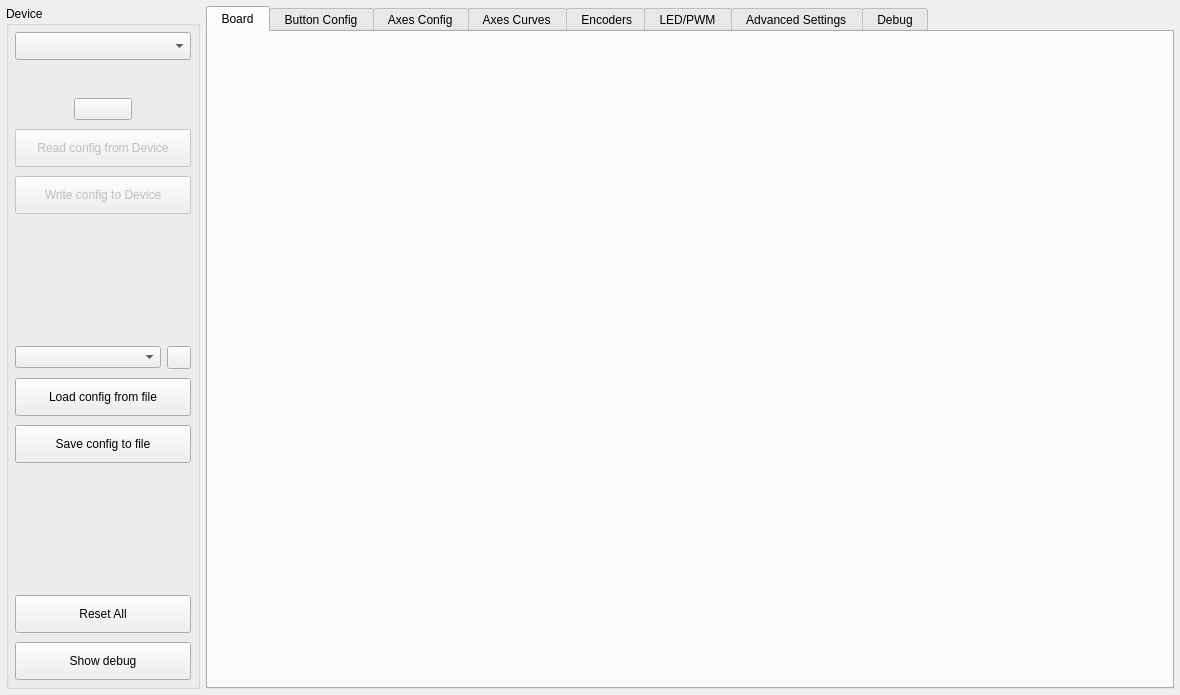
<?xml version="1.0" encoding="UTF-8"?>
<ui version="4.0">
 <class>MainWindow</class>
 <widget class="QMainWindow" name="MainWindow">
  <property name="geometry">
   <rect>
    <x>0</x>
    <y>0</y>
    <width>1180</width>
    <height>695</height>
   </rect>
  </property>
  <property name="minimumSize">
   <size>
    <width>900</width>
    <height>515</height>
   </size>
  </property>
  <property name="windowTitle">
   <string notr="true">FreeJoy QtConfigurator</string>
  </property>
  <widget class="QWidget" name="centralwidget">
   <layout class="QGridLayout" name="layoutG_MainLayout" rowstretch="10,1" columnstretch="1,5">
    <property name="leftMargin">
     <number>6</number>
    </property>
    <property name="topMargin">
     <number>6</number>
    </property>
    <property name="rightMargin">
     <number>6</number>
    </property>
    <property name="bottomMargin">
     <number>6</number>
    </property>
    <item row="1" column="0" colspan="2">
     <layout class="QVBoxLayout" name="layoutV_DebugWindow">
      <property name="spacing">
       <number>0</number>
      </property>
     </layout>
    </item>
    <item row="0" column="1">
     <widget class="QTabWidget" name="tabWidget">
      <property name="baseSize">
       <size>
        <width>0</width>
        <height>0</height>
       </size>
      </property>
      <property name="currentIndex">
       <number>0</number>
      </property>
      <widget class="QWidget" name="tab_PinConfig">
       <attribute name="title">
        <string> Board </string>
       </attribute>
       <layout class="QVBoxLayout" name="layoutV_tabPinConfig">
        <property name="leftMargin">
         <number>0</number>
        </property>
        <property name="topMargin">
         <number>6</number>
        </property>
        <property name="rightMargin">
         <number>0</number>
        </property>
        <property name="bottomMargin">
         <number>0</number>
        </property>
       </layout>
      </widget>
      <widget class="QWidget" name="tab_ButtonConfig">
       <attribute name="title">
        <string> Button Config </string>
       </attribute>
       <layout class="QVBoxLayout" name="layoutV_tabButtonConfig">
        <property name="leftMargin">
         <number>0</number>
        </property>
        <property name="topMargin">
         <number>6</number>
        </property>
        <property name="rightMargin">
         <number>0</number>
        </property>
        <property name="bottomMargin">
         <number>0</number>
        </property>
       </layout>
      </widget>
      <widget class="QWidget" name="tab_AxesConfig">
       <attribute name="title">
        <string> Axes Config </string>
       </attribute>
       <layout class="QVBoxLayout" name="layoutV_tabAxesConfig">
        <property name="spacing">
         <number>0</number>
        </property>
        <property name="leftMargin">
         <number>0</number>
        </property>
        <property name="topMargin">
         <number>6</number>
        </property>
        <property name="rightMargin">
         <number>0</number>
        </property>
        <property name="bottomMargin">
         <number>0</number>
        </property>
       </layout>
      </widget>
      <widget class="QWidget" name="tab_AxesCurves">
       <attribute name="title">
        <string> Axes Curves </string>
       </attribute>
       <layout class="QVBoxLayout" name="layoutV_tabAxesCurvesConfig">
        <property name="spacing">
         <number>0</number>
        </property>
        <property name="leftMargin">
         <number>0</number>
        </property>
        <property name="topMargin">
         <number>6</number>
        </property>
        <property name="rightMargin">
         <number>0</number>
        </property>
        <property name="bottomMargin">
         <number>0</number>
        </property>
       </layout>
      </widget>
      <widget class="QWidget" name="tab_Encoders">
       <attribute name="title">
        <string> Encoders</string>
       </attribute>
       <layout class="QVBoxLayout" name="layoutV_tabEncodersConfig">
        <property name="spacing">
         <number>0</number>
        </property>
        <property name="leftMargin">
         <number>0</number>
        </property>
        <property name="topMargin">
         <number>6</number>
        </property>
        <property name="rightMargin">
         <number>0</number>
        </property>
        <property name="bottomMargin">
         <number>0</number>
        </property>
       </layout>
      </widget>
      <widget class="QWidget" name="tab_LED">
       <attribute name="title">
        <string> LED/PWM </string>
       </attribute>
       <layout class="QVBoxLayout" name="layoutV_tabLedConfig">
        <property name="spacing">
         <number>0</number>
        </property>
        <property name="leftMargin">
         <number>0</number>
        </property>
        <property name="topMargin">
         <number>6</number>
        </property>
        <property name="rightMargin">
         <number>0</number>
        </property>
        <property name="bottomMargin">
         <number>0</number>
        </property>
       </layout>
      </widget>
      <widget class="QWidget" name="tab_AdvancedSettings">
       <attribute name="title">
        <string> Advanced Settings </string>
       </attribute>
       <layout class="QVBoxLayout" name="layoutV_tabAdvSettings">
        <property name="spacing">
         <number>0</number>
        </property>
        <property name="leftMargin">
         <number>0</number>
        </property>
        <property name="topMargin">
         <number>6</number>
        </property>
        <property name="rightMargin">
         <number>0</number>
        </property>
        <property name="bottomMargin">
         <number>0</number>
        </property>
       </layout>
      </widget>
      <widget class="QWidget" name="tab_Debug">
       <attribute name="title">
        <string> Debug </string>
       </attribute>
       <widget class="QPushButton" name="pushButton_TestButton">
        <property name="geometry">
         <rect>
          <x>10</x>
          <y>10</y>
          <width>71</width>
          <height>31</height>
         </rect>
        </property>
        <property name="text">
         <string notr="true">1</string>
        </property>
       </widget>
       <widget class="QPushButton" name="pushButton_TestButton_2">
        <property name="geometry">
         <rect>
          <x>10</x>
          <y>50</y>
          <width>71</width>
          <height>31</height>
         </rect>
        </property>
        <property name="text">
         <string>2</string>
        </property>
       </widget>
      </widget>
     </widget>
    </item>
    <item row="0" column="0">
     <widget class="QGroupBox" name="groupBox_4">
      <property name="minimumSize">
       <size>
        <width>0</width>
        <height>0</height>
       </size>
      </property>
      <property name="title">
       <string>Device</string>
      </property>
      <layout class="QGridLayout" name="gridLayout_7" rowstretch="0,0,0,0,0,1,0,0,0,0,1,0,0,0" columnstretch="0">
       <property name="leftMargin">
        <number>6</number>
       </property>
       <property name="topMargin">
        <number>6</number>
       </property>
       <property name="rightMargin">
        <number>6</number>
       </property>
       <property name="bottomMargin">
        <number>6</number>
       </property>
       <property name="horizontalSpacing">
        <number>6</number>
       </property>
       <property name="verticalSpacing">
        <number>9</number>
       </property>
       <item row="4" column="0">
        <widget class="QPushButton" name="pushButton_WriteConfig">
         <property name="enabled">
          <bool>false</bool>
         </property>
         <property name="sizePolicy">
          <sizepolicy hsizetype="Minimum" vsizetype="Expanding">
           <horstretch>0</horstretch>
           <verstretch>0</verstretch>
          </sizepolicy>
         </property>
         <property name="minimumSize">
          <size>
           <width>165</width>
           <height>37</height>
          </size>
         </property>
         <property name="styleSheet">
          <string notr="true">height: 30px;</string>
         </property>
         <property name="text">
          <string>Write config to Device</string>
         </property>
        </widget>
       </item>
       <item row="12" column="0">
        <widget class="QPushButton" name="pushButton_ResetAllPins">
         <property name="sizePolicy">
          <sizepolicy hsizetype="Minimum" vsizetype="Expanding">
           <horstretch>0</horstretch>
           <verstretch>0</verstretch>
          </sizepolicy>
         </property>
         <property name="minimumSize">
          <size>
           <width>165</width>
           <height>37</height>
          </size>
         </property>
         <property name="styleSheet">
          <string notr="true">height: 30px;</string>
         </property>
         <property name="text">
          <string>Reset All</string>
         </property>
         <property name="checked">
          <bool>false</bool>
         </property>
        </widget>
       </item>
       <item row="7" column="0">
        <widget class="QPushButton" name="pushButton_LoadFromFile">
         <property name="sizePolicy">
          <sizepolicy hsizetype="Minimum" vsizetype="Expanding">
           <horstretch>0</horstretch>
           <verstretch>0</verstretch>
          </sizepolicy>
         </property>
         <property name="minimumSize">
          <size>
           <width>165</width>
           <height>37</height>
          </size>
         </property>
         <property name="styleSheet">
          <string notr="true">height: 30px;</string>
         </property>
         <property name="text">
          <string>Load config from file</string>
         </property>
        </widget>
       </item>
       <item row="3" column="0">
        <widget class="QPushButton" name="pushButton_ReadConfig">
         <property name="enabled">
          <bool>false</bool>
         </property>
         <property name="sizePolicy">
          <sizepolicy hsizetype="Minimum" vsizetype="Expanding">
           <horstretch>0</horstretch>
           <verstretch>0</verstretch>
          </sizepolicy>
         </property>
         <property name="minimumSize">
          <size>
           <width>165</width>
           <height>37</height>
          </size>
         </property>
         <property name="styleSheet">
          <string notr="true">height: 30px;</string>
         </property>
         <property name="text">
          <string>Read config from Device</string>
         </property>
        </widget>
       </item>
       <item row="9" column="0">
        <widget class="QPushButton" name="pushButton_SaveToFile">
         <property name="sizePolicy">
          <sizepolicy hsizetype="Minimum" vsizetype="Expanding">
           <horstretch>0</horstretch>
           <verstretch>0</verstretch>
          </sizepolicy>
         </property>
         <property name="minimumSize">
          <size>
           <width>165</width>
           <height>37</height>
          </size>
         </property>
         <property name="styleSheet">
          <string notr="true">height: 30px;</string>
         </property>
         <property name="text">
          <string>Save config to file</string>
         </property>
        </widget>
       </item>
       <item row="5" column="0">
        <spacer name="verticalSpacer">
         <property name="orientation">
          <enum>Qt::Vertical</enum>
         </property>
         <property name="sizeHint" stdset="0">
          <size>
           <width>20</width>
           <height>40</height>
          </size>
         </property>
        </spacer>
       </item>
       <item row="2" column="0">
        <layout class="QHBoxLayout" name="horizontalLayout_3" stretch="1,1,1">
         <property name="spacing">
          <number>0</number>
         </property>
         <property name="rightMargin">
          <number>0</number>
         </property>
         <item>
          <spacer name="horizontalSpacer_9">
           <property name="orientation">
            <enum>Qt::Horizontal</enum>
           </property>
           <property name="sizeType">
            <enum>QSizePolicy::Preferred</enum>
           </property>
           <property name="sizeHint" stdset="0">
            <size>
             <width>40</width>
             <height>20</height>
            </size>
           </property>
          </spacer>
         </item>
         <item>
          <widget class="QPushButton" name="pushButton_Wiki">
           <property name="toolTip">
            <string>Documentation</string>
           </property>
           <property name="cursor">
            <cursorShape>PointingHandCursor</cursorShape>
           </property>
           <property name="styleSheet">
            <string notr="true"/>
           </property>
           <property name="text">
            <string/>
           </property>
           <property name="icon">
            <iconset resource="resources.qrc">
             <normaloff>:/Images/ST_wiki.png</normaloff>:/Images/ST_wiki.png</iconset>
           </property>
           <property name="iconSize">
            <size>
             <width>30</width>
             <height>30</height>
            </size>
           </property>
          </widget>
         </item>
         <item>
          <spacer name="horizontalSpacer_6">
           <property name="orientation">
            <enum>Qt::Horizontal</enum>
           </property>
           <property name="sizeType">
            <enum>QSizePolicy::Preferred</enum>
           </property>
           <property name="sizeHint" stdset="0">
            <size>
             <width>40</width>
             <height>20</height>
            </size>
           </property>
          </spacer>
         </item>
        </layout>
       </item>
       <item row="1" column="0">
        <widget class="QLabel" name="label_DeviceStatus">
         <property name="minimumSize">
          <size>
           <width>0</width>
           <height>20</height>
          </size>
         </property>
         <property name="styleSheet">
          <string notr="true"/>
         </property>
         <property name="text">
          <string/>
         </property>
         <property name="alignment">
          <set>Qt::AlignCenter</set>
         </property>
        </widget>
       </item>
       <item row="13" column="0">
        <widget class="QPushButton" name="pushButton_ShowDebug">
         <property name="sizePolicy">
          <sizepolicy hsizetype="Minimum" vsizetype="Expanding">
           <horstretch>0</horstretch>
           <verstretch>0</verstretch>
          </sizepolicy>
         </property>
         <property name="minimumSize">
          <size>
           <width>165</width>
           <height>37</height>
          </size>
         </property>
         <property name="styleSheet">
          <string notr="true">height: 30px;</string>
         </property>
         <property name="text">
          <string>Show debug</string>
         </property>
        </widget>
       </item>
       <item row="0" column="0">
        <widget class="CenteredCBox" name="comboBox_HidDeviceList">
         <property name="minimumSize">
          <size>
           <width>165</width>
           <height>26</height>
          </size>
         </property>
         <property name="styleSheet">
          <string notr="true">height: 22px;</string>
         </property>
        </widget>
       </item>
       <item row="6" column="0">
        <layout class="QHBoxLayout" name="horizontalLayout_2" stretch="1,0">
         <property name="spacing">
          <number>6</number>
         </property>
         <property name="leftMargin">
          <number>0</number>
         </property>
         <property name="topMargin">
          <number>0</number>
         </property>
         <property name="rightMargin">
          <number>0</number>
         </property>
         <property name="bottomMargin">
          <number>0</number>
         </property>
         <item>
          <widget class="QComboBox" name="comboBox_Configs"/>
         </item>
         <item>
          <widget class="QToolButton" name="toolButton_ConfigsDir">
           <property name="sizePolicy">
            <sizepolicy hsizetype="Preferred" vsizetype="Preferred">
             <horstretch>0</horstretch>
             <verstretch>0</verstretch>
            </sizepolicy>
           </property>
           <property name="text">
            <string/>
           </property>
           <property name="icon">
            <iconset resource="resources.qrc">
             <normaloff>:/Images/setings.png</normaloff>:/Images/setings.png</iconset>
           </property>
          </widget>
         </item>
        </layout>
       </item>
       <item row="10" column="0" rowspan="2">
        <spacer name="verticalSpacer_2">
         <property name="orientation">
          <enum>Qt::Vertical</enum>
         </property>
         <property name="sizeHint" stdset="0">
          <size>
           <width>20</width>
           <height>40</height>
          </size>
         </property>
        </spacer>
       </item>
      </layout>
     </widget>
    </item>
   </layout>
  </widget>
 </widget>
 <customwidgets>
  <customwidget>
   <class>CenteredCBox</class>
   <extends>QComboBox</extends>
   <header>centered_cbox.h</header>
  </customwidget>
 </customwidgets>
 <resources>
  <include location="resources.qrc"/>
 </resources>
 <connections/>
</ui>
